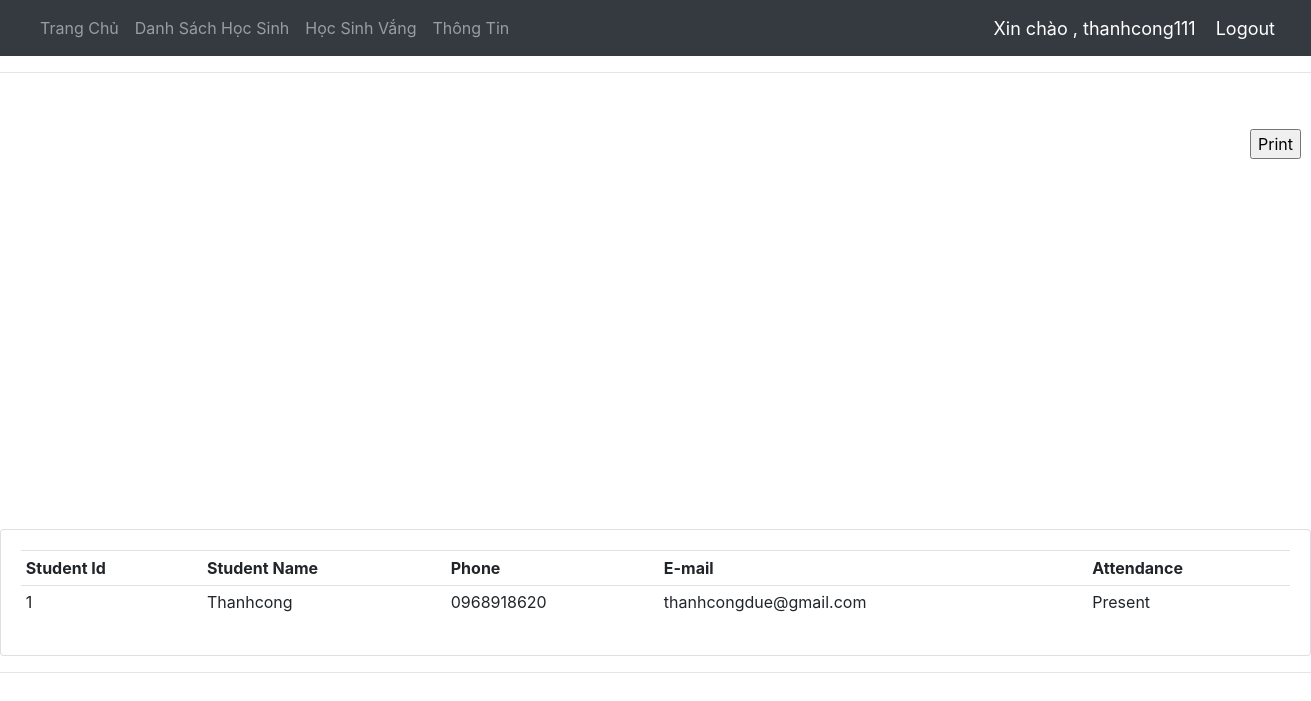
Page /report/ (signed in) on the committed database.
### face_rec/models.py (models this page shows, shortened)
class student_profile(models.Model):
    user=models.OneToOneField(User,null=True,blank=True,on_delete=models.CASCADE)
    student_id = models.CharField(primary_key=True,max_length=20)
    name = models.CharField(max_length=50)
    address = models.CharField(max_length = 100)
    phone = models.CharField(max_length =  50)
    email = models.CharField(max_length = 50)
    description = models.CharField(max_length = 200)
    mark = (
            ('Absent', 'Absent'),
            ('Present', 'Present'),
            )
    attendance = models.CharField(max_length=20,default='Absent', choices=mark)
    profile_pic=models.ImageField(default="static/images/nobody.jpg")

### face_rec/decorators.py (the view)
		def wrapper_func(request,*args,**kwargs):
			group=None
			if request.user.groups.exists():
				group=request.user.groups.all()[0].name
			if group in allowed_roles:
				return view_func(request,*args,**kwargs)
			else:
				return HttpResponse('You are Not Authorized To View This Page')

### face_rec/views.py (called while the page is built)
@login_required(login_url='login')
@allowed_users(allowed_roles=['teacher','admin'])
def report(request):
    student=student_profile.objects.all()
    total_students_present=student_profile.objects.filter(attendance='Present').count()
    total_students=student_profile.objects.count()
    ts = time.time()
    date = datetime.datetime.fromtimestamp(ts).strftime('%Y-%M-%d')
    timeStamp = datetime.datetime.fromtimestamp(ts).strftime('%H:%M:%S')
    context={'student':student,'total_students':total_students,'total_students_present':total_students_present,'date':date,'time':timeStamp}
    return render(request,'face_rec/report.html',context)

### face_rec/templates/face_rec/report.html (shortened to what this page needs)
{% extends 'face_rec/main.html' %}
{% block content %}
<head>
</head>
<body>
<input type="button" onclick="printDiv('printableArea')" value="Print" style="margin-left:1250px;margin-top:40px"/>
<div id="chartContainer" style="height: 370px; max-width: 920px; margin: 0px auto;"></div>
<div class="row">
    <div class="col-md">
        <div class="card card-body">
            <table class="table table-sm">
                <tr>
                    <th>Student Id</th>
                    <th>Student Name</th>
                    <th>Phone</th>
                    <th>E-mail</th>
                    <th>Attendance</th>
                </tr>
                {% for students in student %}
                    <tr>
                        <td>{{students.student_id}}</td>
                        <td>{{students.name}}</td>
                        <td>{{students.phone}}</td>
                        <td>{{students.email}}</td>
                        <td>{{students.attendance}}</td>
                    </tr>
                {% endfor %}
            </table>
        </div>
    </div>
</div>
</body>
{% endblock %}

### face_rec/templates/face_rec/navbar.html (shortened to what this page needs)
{% load static %}
<nav class="navbar navbar-expand-lg navbar-dark bg-dark">
  	<div class="collapse navbar-collapse" id="navbarNav">
    	<ul class="navbar-nav">
      		<li class="nav-item">
        		<a class="nav-link" href="{% url 'home' %}">Trang Chủ</a>
      		</li>
      		<li class="nav-item">
        		<a class="nav-link" href="{% url 'all_students' %}">Danh Sách Học Sinh</a>
      		</li>
          <li class="nav-item">
            <a class="nav-link" href="{% url 'absent_students' %}">Học Sinh Vắng</a>
          </li>
          <li class="nav-item">
            <a class="nav-link" href="{% url 'about' %}">Thông Tin</a>
          </li>
    	</ul>
  	</div>
  <span class="hello-msg">Xin chào , {{request.user}}</span>
  <span><a class="hello-msg" href="{% url 'logout' %}">  Logout</a></span>
</nav>

### face_rec/templates/face_rec/main.html (style rules this page uses)
body { background-color: #ebeff5; }

### face_rec/templates/face_rec/navbar.html (style rules this page uses)
.hello-msg { font-size:18px; color:#fff; margin-right:20px; }

### rows in the picture
student_profile: student_id "1", name "Thanhcong", phone "0968918620", email "thanhcongdue@gmail.com", attendance "Present"

### other values in the picture
{{ request.user }} "thanhcong111"
